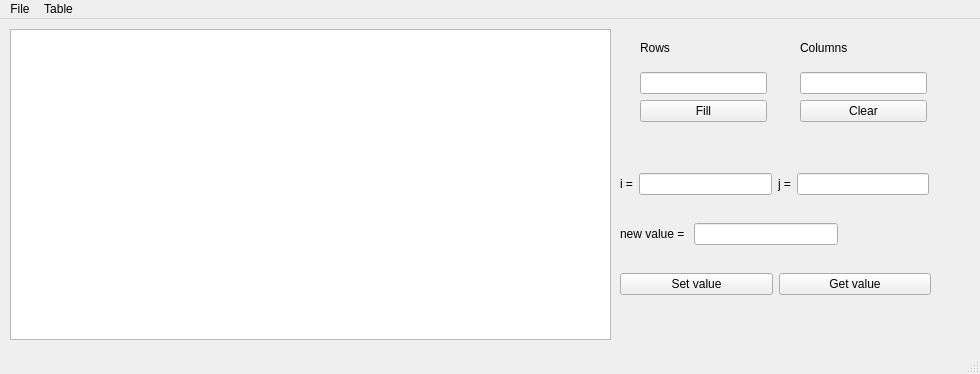
<?xml version="1.0" encoding="UTF-8"?>
<ui version="4.0">
 <class>MainWindow</class>
 <widget class="QMainWindow" name="MainWindow">
  <property name="geometry">
   <rect>
    <x>0</x>
    <y>0</y>
    <width>980</width>
    <height>374</height>
   </rect>
  </property>
  <property name="windowTitle">
   <string>MainWindow</string>
  </property>
  <widget class="QWidget" name="centralwidget">
   <widget class="QTableWidget" name="tableWidget">
    <property name="geometry">
     <rect>
      <x>10</x>
      <y>10</y>
      <width>601</width>
      <height>311</height>
     </rect>
    </property>
    <property name="autoFillBackground">
     <bool>true</bool>
    </property>
    <property name="showGrid">
     <bool>true</bool>
    </property>
   </widget>
   <widget class="QWidget" name="layoutWidget">
    <property name="geometry">
     <rect>
      <x>640</x>
      <y>10</y>
      <width>127</width>
      <height>93</height>
     </rect>
    </property>
    <layout class="QVBoxLayout" name="verticalLayout">
     <item>
      <widget class="QLabel" name="label">
       <property name="text">
        <string>Rows</string>
       </property>
      </widget>
     </item>
     <item>
      <widget class="QLineEdit" name="RowsLineEdit"/>
     </item>
     <item>
      <widget class="QPushButton" name="FillButton">
       <property name="cursor">
        <cursorShape>PointingHandCursor</cursorShape>
       </property>
       <property name="text">
        <string>Fill</string>
       </property>
      </widget>
     </item>
    </layout>
   </widget>
   <widget class="QWidget" name="layoutWidget">
    <property name="geometry">
     <rect>
      <x>800</x>
      <y>10</y>
      <width>127</width>
      <height>93</height>
     </rect>
    </property>
    <layout class="QVBoxLayout" name="verticalLayout_2">
     <item>
      <widget class="QLabel" name="label_2">
       <property name="text">
        <string>Columns</string>
       </property>
      </widget>
     </item>
     <item>
      <widget class="QLineEdit" name="ColsLineEdit"/>
     </item>
     <item>
      <widget class="QPushButton" name="ClearButton">
       <property name="cursor">
        <cursorShape>PointingHandCursor</cursorShape>
       </property>
       <property name="text">
        <string>Clear</string>
       </property>
      </widget>
     </item>
    </layout>
   </widget>
   <widget class="QWidget" name="layoutWidget">
    <property name="geometry">
     <rect>
      <x>620</x>
      <y>150</y>
      <width>309</width>
      <height>30</height>
     </rect>
    </property>
    <layout class="QHBoxLayout" name="horizontalLayout">
     <item>
      <widget class="QLabel" name="label_i">
       <property name="text">
        <string>i =</string>
       </property>
      </widget>
     </item>
     <item>
      <widget class="QLineEdit" name="lineEdit_i"/>
     </item>
     <item>
      <widget class="QLabel" name="label_j">
       <property name="text">
        <string>j =</string>
       </property>
      </widget>
     </item>
     <item>
      <widget class="QLineEdit" name="lineEdit_j"/>
     </item>
    </layout>
   </widget>
   <widget class="QWidget" name="layoutWidget">
    <property name="geometry">
     <rect>
      <x>620</x>
      <y>250</y>
      <width>311</width>
      <height>31</height>
     </rect>
    </property>
    <layout class="QHBoxLayout" name="horizontalLayout_3">
     <item>
      <widget class="QPushButton" name="SetValueButton">
       <property name="cursor">
        <cursorShape>PointingHandCursor</cursorShape>
       </property>
       <property name="text">
        <string>Set value</string>
       </property>
      </widget>
     </item>
     <item>
      <widget class="QPushButton" name="GetValueButton">
       <property name="cursor">
        <cursorShape>PointingHandCursor</cursorShape>
       </property>
       <property name="text">
        <string>Get value</string>
       </property>
      </widget>
     </item>
    </layout>
   </widget>
   <widget class="QWidget" name="layoutWidget">
    <property name="geometry">
     <rect>
      <x>620</x>
      <y>200</y>
      <width>218</width>
      <height>30</height>
     </rect>
    </property>
    <layout class="QHBoxLayout" name="horizontalLayout_2">
     <item>
      <widget class="QLabel" name="label_5">
       <property name="text">
        <string>new value = </string>
       </property>
      </widget>
     </item>
     <item>
      <widget class="QLineEdit" name="NewElementLineEdit"/>
     </item>
    </layout>
   </widget>
  </widget>
  <widget class="QMenuBar" name="menubar">
   <property name="geometry">
    <rect>
     <x>0</x>
     <y>0</y>
     <width>980</width>
     <height>25</height>
    </rect>
   </property>
   <widget class="QMenu" name="menuFile">
    <property name="title">
     <string>File</string>
    </property>
    <addaction name="actionRead_from_fole"/>
    <addaction name="actionWrite_to_file"/>
    <addaction name="actionClose"/>
   </widget>
   <widget class="QMenu" name="menuTable">
    <property name="title">
     <string>Table</string>
    </property>
    <addaction name="actionFill"/>
    <addaction name="actionSet_Value"/>
    <addaction name="actionGet_value"/>
    <addaction name="actionClear_2"/>
   </widget>
   <addaction name="menuFile"/>
   <addaction name="menuTable"/>
  </widget>
  <widget class="QStatusBar" name="statusbar"/>
  <action name="actionRead_from_fole">
   <property name="text">
    <string>Read from file</string>
   </property>
   <property name="shortcut">
    <string extracomment="Ctrl + R">Ctrl+R</string>
   </property>
  </action>
  <action name="actionWrite_to_file">
   <property name="text">
    <string>Write to file</string>
   </property>
   <property name="shortcut">
    <string extracomment="Ctrl + W">Ctrl+W</string>
   </property>
  </action>
  <action name="actionClose">
   <property name="text">
    <string>Close</string>
   </property>
   <property name="shortcut">
    <string extracomment="Ctrl + E">Ctrl+E</string>
   </property>
  </action>
  <action name="actionFill">
   <property name="text">
    <string>Fill</string>
   </property>
   <property name="shortcut">
    <string extracomment="Ctrl + F">Ctrl+F</string>
   </property>
  </action>
  <action name="actionClear">
   <property name="text">
    <string>Clear</string>
   </property>
  </action>
  <action name="actionSet_Value">
   <property name="text">
    <string>Set value</string>
   </property>
   <property name="shortcut">
    <string extracomment="Ctrl + S">Ctrl+S</string>
   </property>
  </action>
  <action name="actionGet_value">
   <property name="text">
    <string>Get value</string>
   </property>
   <property name="shortcut">
    <string extracomment="Ctrl + G">Ctrl+G</string>
   </property>
  </action>
  <action name="actionClear_2">
   <property name="text">
    <string>Clear</string>
   </property>
   <property name="shortcut">
    <string extracomment="Ctrl + A">Ctrl+A</string>
   </property>
  </action>
 </widget>
 <resources/>
 <connections/>
</ui>
